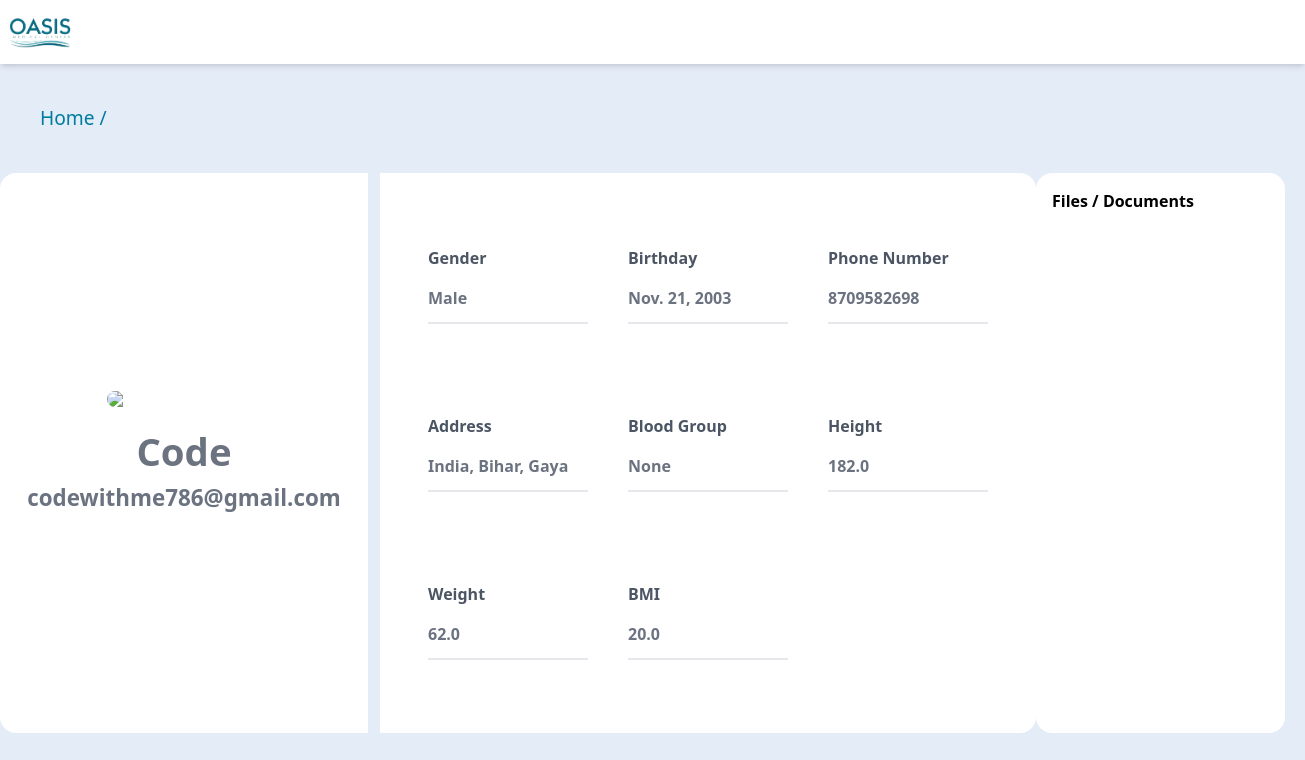
/auth/profilePatient (signed in), run on an earlier commit of the app's database.
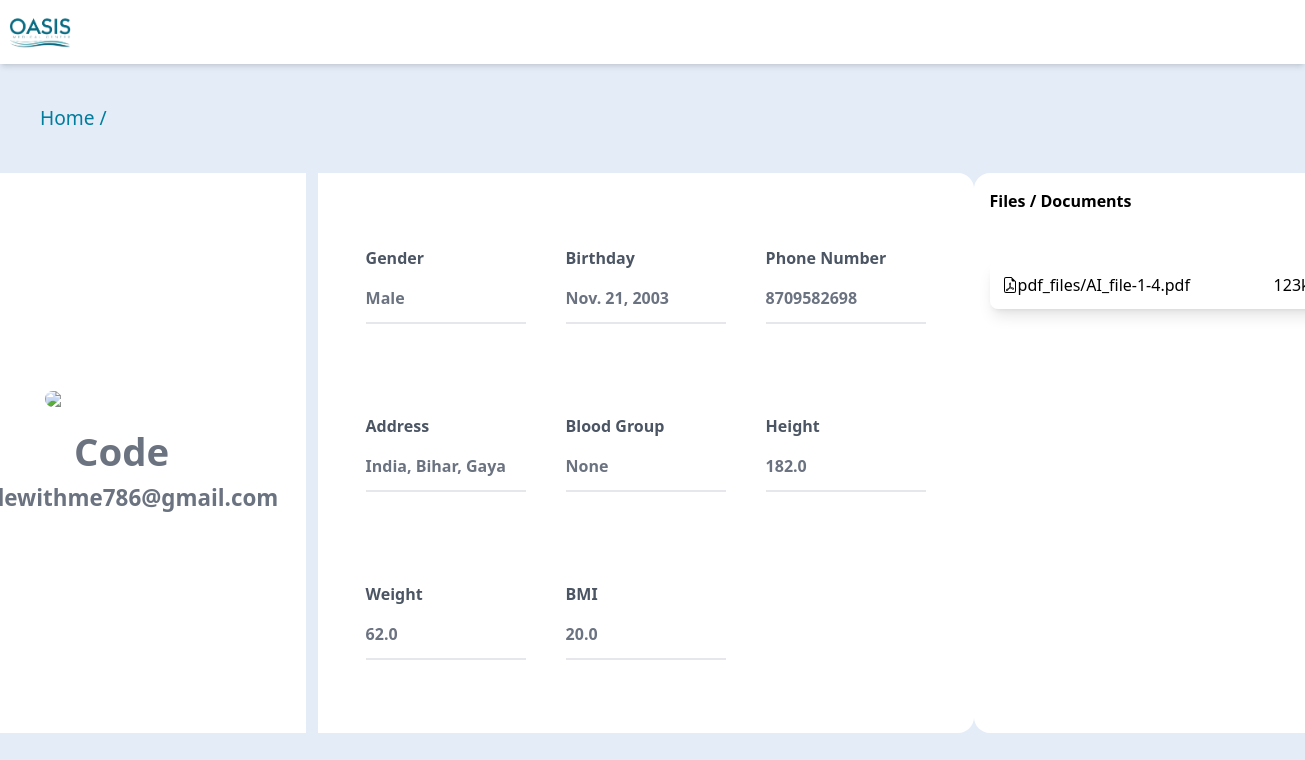
And on a later commit of the database.
### oasisauth/models.py (models this page shows, shortened)
class PatientRecord(models.Model):
    patient = models.ForeignKey(CustomUser,on_delete=models.CASCADE)
    dob = models.DateField(blank=True,null=True)
    address = models.CharField(max_length=500, blank=True,null=True)
    bloodGroup = models.CharField(max_length=30, blank=True,null=True)
    height = models.FloatField(blank=True,null=True)
    weight = models.FloatField(blank=True,null=True)
    bmi = models.FloatField(blank=True,null=True)
    pfp = models.FileField(upload_to= "pfp/", blank=True,null=True)
    pdf_files = models.ManyToManyField('PdfFiles',related_name="patient_records",blank=True,null=True)

class CustomUser(AbstractBaseUser, PermissionsMixin):
    email = models.EmailField(unique=True)
    password = models.CharField(max_length=128)
    fullName = models.CharField(max_length=128,blank = True)
    sex = models.CharField(max_length=128,blank = True)
    age = models.CharField(max_length=128,blank = True)
    phoneNumber = models.IntegerField(blank=True)
    is_active = models.BooleanField(default=True)
    is_staff = models.BooleanField(default=False)
    objects = CustomUserManager()
    USERNAME_FIELD = 'email'
    REQUIRED_FIELDS = ['password','fullName','sex','age','phoneNumber']

class PdfFiles(models.Model):
    file = models.FileField(upload_to='pdf_files/')
    uploadedAt = models.DateTimeField(auto_now_add=True)

### oasisauth/views.py (the view)
# urls.py: path('/profilePatient',views.patientDashboard,name= 'PatientDashboard'),
def  patientDashboard(request):
    if request.user.is_authenticated:
        patient = PatientRecord.objects.get(patient=request.user)
        context = {'patient': patient}
        return render(request,'oasisauth/patientDashboard.html',context)
    else:
        return redirect('/auth/login')

### templates/oasisauth/patientDashboard.html (shortened to what this page needs)
{% load static %}
<!DOCTYPE html>
<html lang="en">
<head>
    <link rel="stylesheet" href="../../static/pfpPage.css">
    <script src="https://cdn.tailwindcss.com"></script>
</head>
<body class="bg-[#E4EcF8]">
    <div class="w-full bg-white py-2 flex justify-between items-center h-16 shadow-md z-50">
        <a href="/" class="text-3xl font-bold text-gray-700 hover:underline"><img class="w-[5rem]"
                src="../../static/logo.png" alt=""></a>
    </div>
    <div class="flex p-10">
        <a class="text-[#007c9D] text-[1.2rem]" href="/">Home / </a>
    </div>
    <div class="flex w-full justify-center">
        <div class="flex w-[70rem] h-[70vh] justify-center relative">
            <div class="flex flex-col items-center mr-3 rounded-l-[1rem] justify-center w-[23rem] bg-white items-center">
                <img class="rounded-full w-5/12"
                    src="{% if patient.pfp %}{{patient.pfp}}{% else%}https://cdn.pixabay.com/photo/2016/08/08/09/17/avatar-1577909_1280.png{% endif %}" />
                <h1 class="text-[2.4rem] font-bold text-gray-500 mt-4">{{patient.patient.fullName}}</h1>
                <h1 class="text-[1.4rem] font-bold text-gray-500">{{patient.patient.email}}</h1>
            </div>
            <div class="w-[41rem] bg-white px-7 py-14 flex flex-col rounded-r-[1rem] justify-between">
                <div class="w-full h-[7rem] flex justify-around items-center">
                    <div class="flex flex-col items-start pb-3 justify-around border-b-2 border-gray-200 w-[10rem]">
                        <h1 class="text-gray-600 font-bold">Gender</h1>
                        <h1 class="mt-4 text-gray-500 font-bold">{{patient.patient.sex}}</h1>
                    </div>
                    <div class="flex flex-col items-start pb-3 justify-around border-b-2 border-gray-200 w-[10rem]">
                        <h1 class="text-gray-600 font-bold">Birthday</h1>
                        <h1 class="mt-4 text-gray-500 font-bold">{{patient.dob}}</h1>
                    </div>
                    <div class="flex flex-col items-start pb-3 justify-around border-b-2 border-gray-200 w-[10rem]">
                        <h1 class="text-gray-600 font-bold">Phone Number</h1>
                        <h1 class="mt-4 text-gray-500 font-bold">{{patient.patient.phoneNumber}}</h1>
                    </div>
                </div>
                <div class="w-full h-[7rem] flex justify-around items-center">
                    <div class="flex flex-col items-start pb-3 justify-around border-b-2 border-gray-200 w-[10rem]">
                        <h1 class="text-gray-600 font-bold">Address</h1>
                        <h1 class="mt-4 text-gray-500 font-bold">{{patient.address}}</h1>
                    </div>
                    <div class="flex flex-col items-start pb-3 justify-around border-b-2 border-gray-200 w-[10rem]">
                        <h1 class="text-gray-600 font-bold">Blood Group</h1>
                        <h1 class="mt-4 text-gray-500 font-bold">{{patient.bloodGroup}}</h1>
                    </div>
                    <div class="flex flex-col items-start pb-3 justify-around border-b-2 border-gray-200 w-[10rem]">
                        <h1 class="text-gray-600 font-bold">Height</h1>
                        <h1 class="mt-4 text-gray-500 font-bold">{{patient.height}}</h1>
                    </div>
                </div>
                <div class="w-full h-[7rem] flex justify-around items-center">
                    <div class="flex flex-col items-start pb-3 justify-around border-b-2 border-gray-200 w-[10rem]">
                        <h1 class="text-gray-600 font-bold">Weight</h1>
                        <h1 class="mt-4 text-gray-500 font-bold">{{patient.weight}}</h1>
                    </div>
                    <div class="flex flex-col items-start pb-3 justify-around border-b-2 border-gray-200 w-[10rem]">
                        <h1 class="text-gray-600 font-bold">BMI</h1>
                        <h1 class="mt-4 text-gray-500 font-bold">{{patient.bmi}}</h1>
                    </div>
                    <div class="flex flex-col items-start pb-3 justify-around w-[10rem]">
                    </div>
                </div>
            </div>
        </div>
        <div class="w-[24rem] mr-5 h-[70vh] bg-white rounded-[1rem]">
            <h1 class="p-4 font-bold mb-4">Files / Documents</h1>
            <ul class="p-4 overflow-scroll scrollbar_hide h-[59vh]">
                {% if patient.pdf_files %}
                {% for pdfFiles in patient.pdf_files.all %}
                <li><a target="_blank" class="w-full shadow-lg px-3 rounded-lg flex h-[3rem] justify-between items-center" href="../../media/{{pdfFiles.file.name}}">
                      <h1 class="w-[16rem]">{{pdfFiles.file.name}}</h1>
                      <h1>123kb</h1>
                </a></li>
                {% endfor %}
                {% else %}
                <li class="p-5">
                    No files has added  yet!
                </li>
                {% endif %}
            </ul>
        </div>
    </div>
</body>
</html>

What changed in the data, as far as the page shows it:
added PdfFiles: file.name "pdf_files/AI_file-1-4.pdf"
